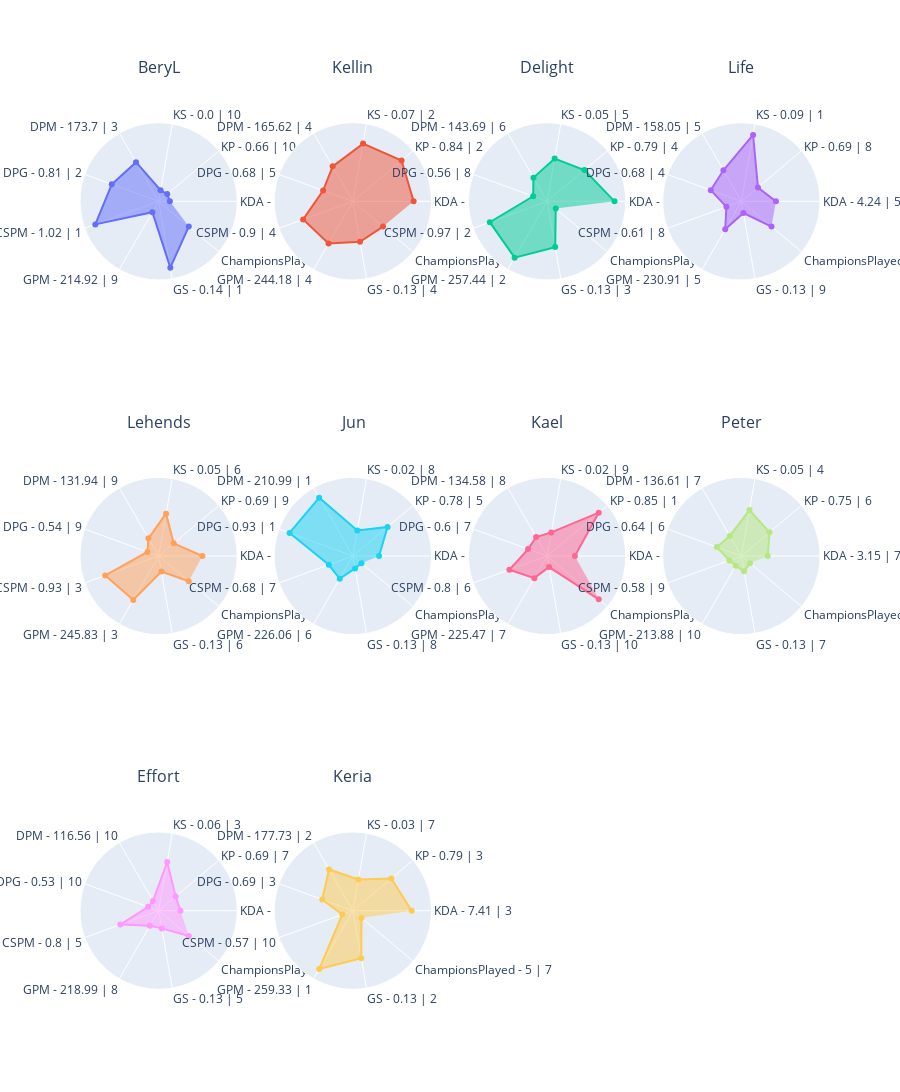

The notebook cell this image was saved under:
### Code cell
df = players_stats.loc[players_stats["Position"] == positions[4]]
min_value, max_value = get_min_max_value(df, columns)

ROWS, COLUMNS = get_rows_columns(df, 4)

fig = get_fig_subplots(df, ROWS, COLUMNS)
for i, player_name in enumerate(df.index):
    _df = df.loc[player_name, columns]
    theta_list = get_theta_list(df, player_name, origin_columns)

    r, c = get_rc(i, COLUMNS)
    fig.add_trace(
        go.Scatterpolar(r=_df, theta=theta_list, fill="toself", name=player_name),
        row=r,
        col=c,
    )

fig.update_layout(
    height=400 * ROWS,
    showlegend=False,
    title=dict(y=1),
)
fig.update_annotations(yshift=20)
fig.update_polars(
    radialaxis=dict(range=[min_value - 0.2, max_value + 0.2], visible=False),
)
fig.update_traces(marker=dict(), selector=dict(type="scatterpolar"))
fig.show()

### Figure 1 — Plotly figure (JSON) as saved in the notebook; plotly's stock layout.template omitted (floating-point values rounded to 4 significant figures)
{"data": [{"fill": "toself", "name": "BeryL", "r": [0, 0, 0, 0.6051, 0.688, 1.0, 0.02283, 1, 0.5], "subplot": "polar", "theta": ["KDA - 1.18 | 10", "KP - 0.66 | 10", "KS - 0.0 | 10", "DPM - 173.7 | 3", "DPG - 0.81 | 2", "CSPM - 1.02 | 1", "GPM - 214.92 | 9", "GS - 0.14 | 1", "ChampionsPlayed - 6 | 2"], "type": "scatterpolar"}, {"fill": "toself", "name": "Kellin", "r": [0.8816, 0.9314, 0.8435, 0.5196, 0.364, 0.7423, 0.6667, 0.5302, 0.5], "subplot": "polar2", "theta": ["KDA - 7.67 | 2", "KP - 0.84 | 2", "KS - 0.07 | 2", "DPM - 165.62 | 4", "DPG - 0.68 | 5", "CSPM - 0.9 | 4", "GPM - 244.18 | 4", "GS - 0.13 | 4", "ChampionsPlayed - 6 | 2"], "type": "scatterpolar"}, {"fill": "toself", "name": "Delight", "r": [1, 0.6668, 0.5737, 0.2873, 0.06451, 0.8859, 0.9584, 0.6276, 0], "subplot": "polar3", "theta": ["KDA - 8.54 | 1", "KP - 0.79 | 4", "KS - 0.05 | 5", "DPM - 143.69 | 6", "DPG - 0.56 | 8", "CSPM - 0.97 | 2", "GPM - 257.44 | 2", "GS - 0.13 | 3", "ChampionsPlayed - 5 | 7"], "type": "scatterpolar"}, {"fill": "toself", "name": "Life", "r": [0.4155, 0.1854, 1.0, 0.4394, 0.3795, 0.08398, 0.3746, 0.01129, 0.5], "subplot": "polar4", "theta": ["KDA - 4.24 | 5", "KP - 0.69 | 8", "KS - 0.09 | 1", "DPM - 158.05 | 5", "DPG - 0.68 | 4", "CSPM - 0.61 | 8", "GPM - 230.91 | 5", "GS - 0.13 | 9", "ChampionsPlayed - 6 | 2"], "type": "scatterpolar"}, {"fill": "toself", "name": "Lehends", "r": [0.5797, 0.15, 0.5657, 0.1629, 0.01113, 0.8117, 0.7028, 0.08209, 0.5], "subplot": "polar5", "theta": ["KDA - 5.44 | 4", "KP - 0.69 | 9", "KS - 0.05 | 6", "DPM - 131.94 | 9", "DPG - 0.54 | 9", "CSPM - 0.93 | 3", "GPM - 245.83 | 3", "GS - 0.13 | 6", "ChampionsPlayed - 6 | 2"], "type": "scatterpolar"}, {"fill": "toself", "name": "Jun", "r": [0.2662, 0.6062, 0.2597, 1.0, 1.0, 0.2565, 0.2679, 0.02464, 0], "subplot": "polar6", "theta": ["KDA - 3.14 | 8", "KP - 0.78 | 5", "KS - 0.02 | 8", "DPM - 210.99 | 1", "DPG - 0.93 | 1", "CSPM - 0.68 | 7", "GPM - 226.06 | 6", "GS - 0.13 | 8", "ChampionsPlayed - 5 | 7"], "type": "scatterpolar"}, {"fill": "toself", "name": "Kael", "r": [0.2947, 1, 0.2266, 0.1908, 0.1611, 0.5156, 0.2551, 0, 1], "subplot": "polar7", "theta": ["KDA - 3.35 | 6", "KP - 0.85 | 1", "KS - 0.02 | 9", "DPM - 134.58 | 8", "DPG - 0.6 | 7", "CSPM - 0.8 | 6", "GPM - 225.47 | 7", "GS - 0.13 | 10", "ChampionsPlayed - 7 | 1"], "type": "scatterpolar"}, {"fill": "toself", "name": "Peter", "r": [0.2686, 0.4549, 0.6303, 0.2123, 0.2655, 0.02755, 0, 0.07621, 0], "subplot": "polar8", "theta": ["KDA - 3.15 | 7", "KP - 0.75 | 6", "KS - 0.05 | 4", "DPM - 136.61 | 7", "DPG - 0.64 | 6", "CSPM - 0.58 | 9", "GPM - 213.88 | 10", "GS - 0.13 | 7", "ChampionsPlayed - 5 | 7"], "type": "scatterpolar"}, {"fill": "toself", "name": "Effort", "r": [0.1886, 0.1946, 0.6797, 0, 0, 0.5247, 0.1125, 0.1204, 0.5], "subplot": "polar9", "theta": ["KDA - 2.57 | 9", "KP - 0.69 | 7", "KS - 0.06 | 3", "DPM - 116.56 | 10", "DPG - 0.53 | 10", "CSPM - 0.8 | 5", "GPM - 218.99 | 8", "GS - 0.13 | 5", "ChampionsPlayed - 6 | 2"], "type": "scatterpolar"}, {"fill": "toself", "name": "Keria", "r": [0.847, 0.6933, 0.3634, 0.6478, 0.3816, 0, 1, 0.6616, 0], "subplot": "polar10", "theta": ["KDA - 7.41 | 3", "KP - 0.79 | 3", "KS - 0.03 | 7", "DPM - 177.73 | 2", "DPG - 0.69 | 3", "CSPM - 0.57 | 10", "GPM - 259.33 | 1", "GS - 0.13 | 2", "ChampionsPlayed - 5 | 7"], "type": "scatterpolar"}], "layout": {"annotations": [{"font": {"size": 16}, "showarrow": false, "text": "BeryL", "x": 0.1062, "xanchor": "center", "xref": "paper", "y": 1, "yanchor": "bottom", "yref": "paper", "yshift": 20}, {"font": {"size": 16}, "showarrow": false, "text": "Kellin", "x": 0.3688, "xanchor": "center", "xref": "paper", "y": 1, "yanchor": "bottom", "yref": "paper", "yshift": 20}, {"font": {"size": 16}, "showarrow": false, "text": "Delight", "x": 0.6313, "xanchor": "center", "xref": "paper", "y": 1, "yanchor": "bottom", "yref": "paper", "yshift": 20}, {"font": {"size": 16}, "showarrow": false, "text": "Life", "x": 0.8938, "xanchor": "center", "xref": "paper", "y": 1, "yanchor": "bottom", "yref": "paper", "yshift": 20}, {"font": {"size": 16}, "showarrow": false, "text": "Lehends", "x": 0.1062, "xanchor": "center", "xref": "paper", "y": 0.6111, "yanchor": "bottom", "yref": "paper", "yshift": 20}, {"font": {"size": 16}, "showarrow": false, "text": "Jun", "x": 0.3688, "xanchor": "center", "xref": "paper", "y": 0.6111, "yanchor": "bottom", "yref": "paper", "yshift": 20}, {"font": {"size": 16}, "showarrow": false, "text": "Kael", "x": 0.6313, "xanchor": "center", "xref": "paper", "y": 0.6111, "yanchor": "bottom", "yref": "paper", "yshift": 20}, {"font": {"size": 16}, "showarrow": false, "text": "Peter", "x": 0.8938, "xanchor": "center", "xref": "paper", "y": 0.6111, "yanchor": "bottom", "yref": "paper", "yshift": 20}, {"font": {"size": 16}, "showarrow": false, "text": "Effort", "x": 0.1062, "xanchor": "center", "xref": "paper", "y": 0.2222, "yanchor": "bottom", "yref": "paper", "yshift": 20}, {"font": {"size": 16}, "showarrow": false, "text": "Keria", "x": 0.3688, "xanchor": "center", "xref": "paper", "y": 0.2222, "yanchor": "bottom", "yref": "paper", "yshift": 20}], "height": 1200, "polar": {"domain": {"x": [0, 0.2125], "y": [0.7778, 1]}, "radialaxis": {"range": [-0.2, 1.2], "visible": false}}, "polar10": {"domain": {"x": [0.2625, 0.475], "y": [0, 0.2222]}, "radialaxis": {"range": [-0.2, 1.2], "visible": false}}, "polar11": {"domain": {"x": [0.525, 0.7375], "y": [0, 0.2222]}, "radialaxis": {"range": [-0.2, 1.2], "visible": false}}, "polar12": {"domain": {"x": [0.7875, 1], "y": [0, 0.2222]}, "radialaxis": {"range": [-0.2, 1.2], "visible": false}}, "polar2": {"domain": {"x": [0.2625, 0.475], "y": [0.7778, 1]}, "radialaxis": {"range": [-0.2, 1.2], "visible": false}}, "polar3": {"domain": {"x": [0.525, 0.7375], "y": [0.7778, 1]}, "radialaxis": {"range": [-0.2, 1.2], "visible": false}}, "polar4": {"domain": {"x": [0.7875, 1], "y": [0.7778, 1]}, "radialaxis": {"range": [-0.2, 1.2], "visible": false}}, "polar5": {"domain": {"x": [0, 0.2125], "y": [0.3889, 0.6111]}, "radialaxis": {"range": [-0.2, 1.2], "visible": false}}, "polar6": {"domain": {"x": [0.2625, 0.475], "y": [0.3889, 0.6111]}, "radialaxis": {"range": [-0.2, 1.2], "visible": false}}, "polar7": {"domain": {"x": [0.525, 0.7375], "y": [0.3889, 0.6111]}, "radialaxis": {"range": [-0.2, 1.2], "visible": false}}, "polar8": {"domain": {"x": [0.7875, 1], "y": [0.3889, 0.6111]}, "radialaxis": {"range": [-0.2, 1.2], "visible": false}}, "polar9": {"domain": {"x": [0, 0.2125], "y": [0, 0.2222]}, "radialaxis": {"range": [-0.2, 1.2], "visible": false}}, "showlegend": false, "title": {"y": 1}}}
